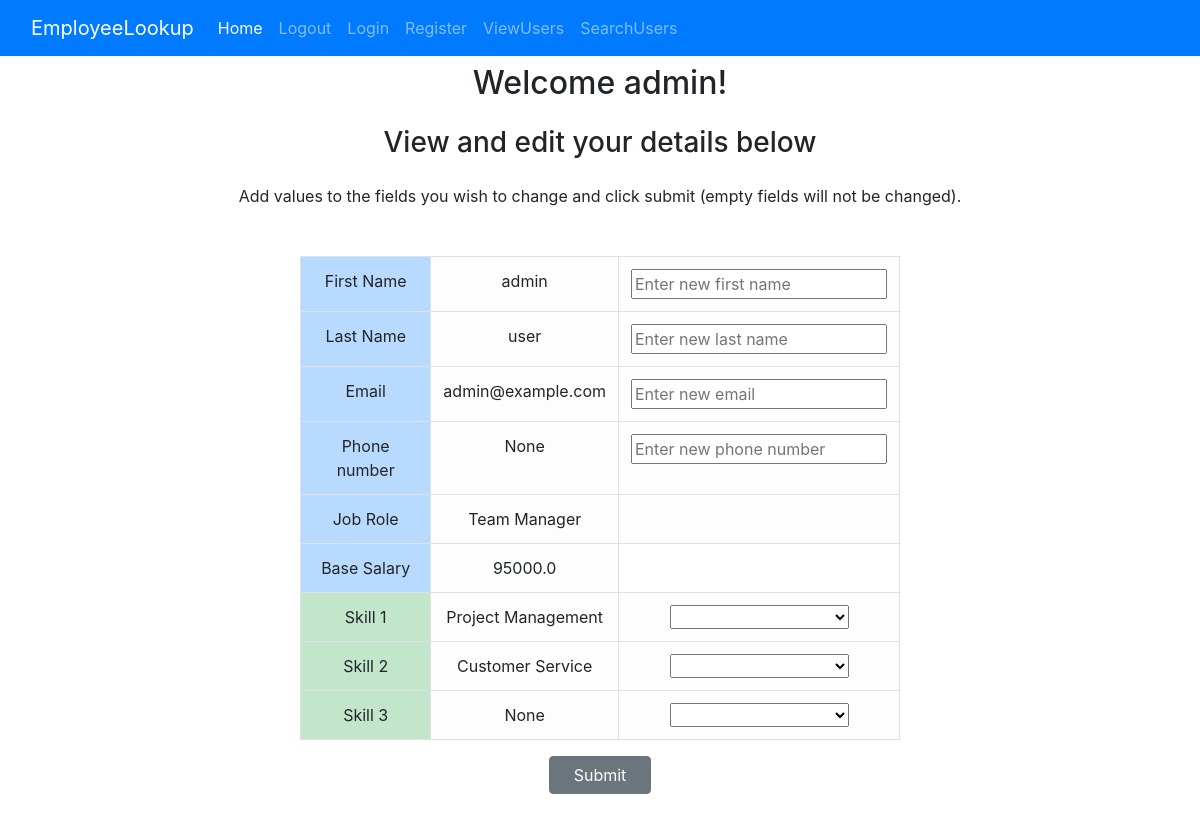
Screenshot of /home (signed in) with the database file from the repository.
### website/models.py (models this page shows, shortened)
class User(db.Model, UserMixin):
    id = db.Column(db.Integer, primary_key=True)
    email = db.Column(db.String(120), unique=True, nullable=False)
    password = db.Column(db.String(60))
    first_name = db.Column(db.String(30))
    last_name = db.Column(db.String(30))
    skill_1 = db.Column(db.String(60), nullable=True)
    skill_2 = db.Column(db.String(60), nullable=True)
    skill_3 = db.Column(db.String(60), nullable=True)
    is_admin = db.Column(db.Boolean, default=False)
    contact_number = db.Column(db.String(60), nullable=True)
    job_id = db.Column(db.Integer, db.ForeignKey('job.id'), nullable=True)
    job = db.relationship('Job')

class Job(db.Model):
    id = db.Column(db.Integer, primary_key=True)
    job_title = db.Column(db.String(120))
    department = db.Column(db.String(120))
    base_salary = db.Column(db.Integer)

### website/routes.py (the view)
@main.route("/")
@main.route("/home", methods=['GET', 'POST'])
@login_required
def home():
    if request.method == "POST":
        user = User.query.filter_by(id=current_user.id).first()
        update_user(user)
        return redirect(url_for('main.home'))
    return render_template("home.html",
                           user=current_user,
                           job_roles=JobRoles,
                           jobs=Job.query.all(),
                           is_home=True,
                           skills=Skills)

### website/models.py (called while the page is built)
@login_manager.user_loader
def load_user(user_id):
    return User.query.get(int(user_id))

### website/templates/home.html (shortened to what this page needs)
{% extends "base.html" %}
{% block content %}
    {% if is_home %}
        <h2 class="text-center p-2">Welcome {{ user.first_name }}!</h2>
        <h3 class="text-center p-2">View and edit your details below</h3>
        <p class="text-center p-2">Add values to the fields you wish to change and click submit (empty fields will not
            be
            changed).</p>
    {% else %}
        <h2 class="text-center p-2 text-danger">This is an admin area</h2>
        <h3 class="text-center p-2">View and edit employee details below</h3>
    {% endif %}
    <container class="container">
        <form method="POST"
                {% if is_home %}
              action="/home"
                {% else %}
              action="{{ url_for('main.view_record', user_id=user.id) }}"
                {% endif %}
              class="d-flex justify-content-center flex-column">
            <table class="table table-bordered text-center w-50 mx-auto">
                <tr>
                    <td class="table-primary">First Name</td>
                    <td class="table-light">{{ user.first_name }}</td>
                    <td class="table-light">
                        <input type="text" id="first_name" name="first_name" placeholder="Enter new first name">
                    </td>
                </tr>
                <tr>
                    <td class="table-primary">Last Name</td>
                    <td class="table-light">{{ user.last_name }}</td>
                    <td class="table-light">
                        <input type="text" id="last_name" name="last_name" placeholder="Enter new last name">
                    </td>
                </tr>
                <tr>
                    <td class="table-primary">Email</td>
                    <td class="table-light">{{ user.email }}</td>
                    <td class="table-light">
                        <input type="email" id="email" name="email" placeholder="Enter new email">
                    </td>
                </tr>
                <tr>
                    <td class="table-primary">Phone number</td>
                    <td class="table-light">{{ user.contact_number }}</td>
                    <td class="table-light">
                        <input type="text" id="contact_number" name="contact_number"
                               placeholder="Enter new phone number">
                    </td>
                </tr>
                <tr>
                    <td class="table-primary">Job Role</td>
                    <td class="table-light">
                        {{ user.job.job_title }}
                    </td>
                    <td class="table-light">
                    </td>
                </tr>
                <tr>
                    <td class="table-primary">Base Salary</td>
                    <td class="table-light">
                        {% for job in jobs %}
                            {% if job.id == user.job_id %}
                                {{ job.base_salary }}
                            {% endif %}
                        {% endfor %}
                    </td>
                </tr>
                <tr>
                    <td class="table-success">Skill 1</td>
                    <td class="table-light">{{ user.skill_1 }}</td>
                    <td class="table-light">
                        <select name="skill_1" id="skill_1">
                            <option selected></option>
                            <option>{{ skills.JAVA.value }}</option>
                        </select>
                    </td>
                </tr>
                <tr>
                    <td class="table-success">Skill 2</td>
                    <td class="table-light">{{ user.skill_2 }}</td>
                    <td class="table-light">
                        <select name="skill_2" id="skill_2">
                            <option selected></option>
                            <option>{{ skills.JAVA.value }}</option>
                        </select>
                    </td>
                </tr>
                <tr>
                    <td class="table-success">Skill 3</td>
                    <td class="table-light">{{ user.skill_3 }}</td>
                    <td class="table-light">
                        <select name="skill_3" id="skill_3">
                            <option selected></option>
                            <option>{{ skills.JAVA.value }}</option>
                        </select>
                    </td>
                </tr>
            </table>
            <button type="submit" class="btn btn-secondary px-4 mx-auto">Submit</button>
        </form>
    </container>
{% endblock %}

### rows the page displays
User: first_name "admin", last_name "user", email "admin@example.com", contact_number "None", skill_1 "Project Management", skill_2 "Customer Service", skill_3 "None"
Job: job.job_title "Team Manager", base_salary "95000.0"
